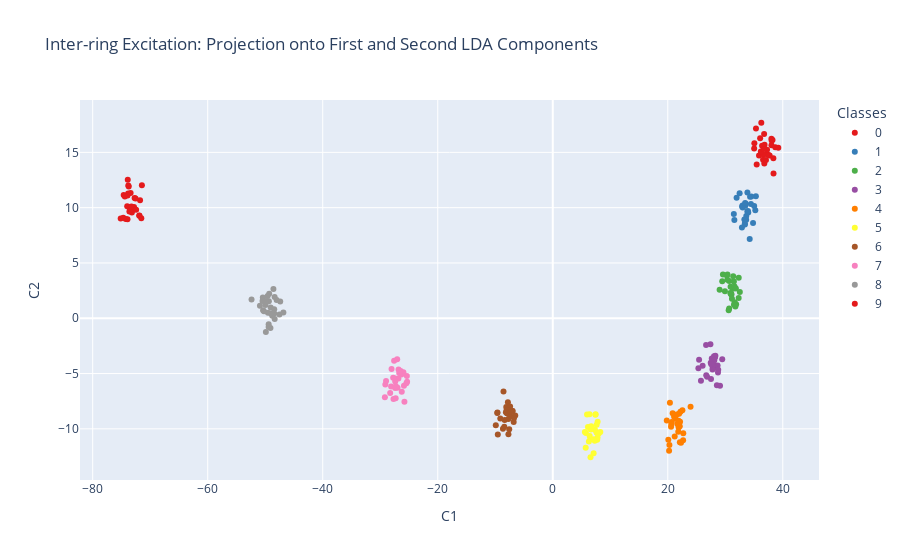

Notebook cell for this chart:
### Code cell
lda = LDA(n_components=2)
X_lda = lda.fit_transform(X_normalized, y)
df_lda = pd.DataFrame(data=X_lda, columns=['C1', 'C2'])
df_lda['target'] = y
df_lda = pd.DataFrame(data=X_lda, columns=['C1', 'C2'])
df_lda['target'] = y 
df_lda['target'] = df_lda['target'].astype(str)

fig = px.scatter(df_lda, x='C1', y='C2', color='target', 
                 color_discrete_sequence=px.colors.qualitative.Set1,
                 title='Inter-ring Excitation: Projection onto First and Second LDA Components',
                 labels={'target': 'Classes'},
                 hover_data={'C1': True, 'C2': True, 'target': True})
fig.update_layout(legend_title_text='Classes')
fig.show()

### Figure 1 — Plotly figure (JSON) as saved in the notebook; plotly's stock layout.template omitted (floating-point values rounded to 4 significant figures)
{"data": [{"customdata": [["0"], ["0"], ["0"], ["0"], ["0"], ["0"], ["0"], ["0"], ["0"], ["0"], ["0"], ["0"], ["0"], ["0"], ["0"], ["0"], ["0"], ["0"], ["0"], ["0"], ["0"], ["0"], ["0"], ["0"], ["0"], ["0"], ["0"], ["0"]], "hovertemplate": "Classes=%{customdata[0]}<br>C1=%{x}<br>C2=%{y}<extra></extra>", "legendgroup": "0", "marker": {"color": "rgb(228,26,28)", "symbol": "circle"}, "mode": "markers", "name": "0", "orientation": "v", "showlegend": true, "type": "scatter", "x": [35.02, 37.72, 36.79, 38.69, 37.22, 37.26, 35.87, 36.64, 37.53, 35.34, 38.02, 36.4, 38.21, 36.06, 36.75, 36.57, 38.36, 38.39, 39.22, 36.83, 36.18, 35.06, 35.46, 37.08, 36.26, 38.06, 38.03, 36.68], "xaxis": "x", "y": [15.36, 14.71, 13.99, 15.45, 14.85, 15.24, 14.71, 14.81, 14.77, 17.17, 16.24, 15.6, 16.12, 16.28, 16.67, 14.32, 14.47, 13.08, 15.42, 15.68, 15.08, 15.81, 13.91, 14.32, 17.68, 16.07, 15.64, 15.31], "yaxis": "y"}, {"customdata": [["1"], ["1"], ["1"], ["1"], ["1"], ["1"], ["1"], ["1"], ["1"], ["1"], ["1"], ["1"], ["1"], ["1"], ["1"], ["1"], ["1"], ["1"], ["1"], ["1"], ["1"], ["1"], ["1"], ["1"], ["1"], ["1"], ["1"], ["1"]], "hovertemplate": "Classes=%{customdata[0]}<br>C1=%{x}<br>C2=%{y}<extra></extra>", "legendgroup": "1", "marker": {"color": "rgb(55,126,184)", "symbol": "circle"}, "mode": "markers", "name": "1", "orientation": "v", "showlegend": true, "type": "scatter", "x": [34.31, 33.0, 33.85, 35.22, 33.41, 33.63, 34.46, 33.65, 33.39, 32.9, 34.83, 35.32, 31.97, 35.03, 33.99, 32.93, 33.02, 33.48, 34.25, 33.55, 33.83, 33.45, 33.32, 34.53, 32.49, 31.49, 33.94, 31.58], "xaxis": "x", "y": [10.99, 10.2, 11.37, 9.773, 8.488, 8.915, 10.32, 9.24, 8.573, 8.197, 8.619, 11.02, 10.89, 10.16, 9.561, 10.09, 10.02, 10.18, 7.168, 10.36, 9.662, 10.42, 8.929, 11.0, 11.3, 9.418, 9.69, 8.891], "yaxis": "y"}, {"customdata": [["2"], ["2"], ["2"], ["2"], ["2"], ["2"], ["2"], ["2"], ["2"], ["2"], ["2"], ["2"], ["2"], ["2"], ["2"], ["2"], ["2"], ["2"], ["2"], ["2"], ["2"], ["2"], ["2"], ["2"], ["2"], ["2"], ["2"], ["2"]], "hovertemplate": "Classes=%{customdata[0]}<br>C1=%{x}<br>C2=%{y}<extra></extra>", "legendgroup": "2", "marker": {"color": "rgb(77,175,74)", "symbol": "circle"}, "mode": "markers", "name": "2", "orientation": "v", "showlegend": true, "type": "scatter", "x": [30.59, 31.06, 30.68, 32.33, 31.88, 30.88, 29.94, 31.3, 31.06, 29.47, 31.63, 31.76, 32.53, 30.98, 30.27, 31.16, 30.92, 30.68, 30.38, 30.36, 31.61, 29.01, 32.34, 31.49, 31.51, 31.84, 31.38, 29.59], "xaxis": "x", "y": [0.7287, 2.191, 0.8894, 1.819, 1.266, 2.283, 2.431, 2.673, 2.126, 3.344, 1.44, 1.069, 2.368, 2.236, 3.859, 1.754, 2.859, 3.37, 3.954, 3.482, 2.87, 2.573, 3.651, 3.315, 1.214, 2.686, 3.807, 3.954], "yaxis": "y"}, {"customdata": [["3"], ["3"], ["3"], ["3"], ["3"], ["3"], ["3"], ["3"], ["3"], ["3"], ["3"], ["3"], ["3"], ["3"], ["3"], ["3"], ["3"], ["3"], ["3"], ["3"], ["3"], ["3"], ["3"], ["3"], ["3"], ["3"], ["3"], ["3"]], "hovertemplate": "Classes=%{customdata[0]}<br>C1=%{x}<br>C2=%{y}<extra></extra>", "legendgroup": "3", "marker": {"color": "rgb(152,78,163)", "symbol": "circle"}, "mode": "markers", "name": "3", "orientation": "v", "showlegend": true, "type": "scatter", "x": [28.28, 28.03, 28.66, 25.77, 28.04, 28.16, 26.66, 27.52, 26.83, 27.77, 28.2, 28.2, 27.82, 27.65, 25.44, 26.06, 28.09, 25.32, 27.78, 28.73, 28.54, 26.69, 27.47, 27.57, 27.41, 29.08, 29.47, 28.77], "xaxis": "x", "y": [-3.396, -4.258, -4.281, -5.653, -3.434, -4.444, -2.426, -5.49, -5.298, -4.057, -3.554, -3.502, -4.444, -3.641, -3.753, -4.304, -3.823, -4.517, -4.625, -4.912, -6.062, -5.145, -4.019, -4.158, -2.352, -6.112, -3.715, -4.649], "yaxis": "y"}, {"customdata": [["4"], ["4"], ["4"], ["4"], ["4"], ["4"], ["4"], ["4"], ["4"], ["4"], ["4"], ["4"], ["4"], ["4"], ["4"], ["4"], ["4"], ["4"], ["4"], ["4"], ["4"], ["4"], ["4"], ["4"], ["4"], ["4"], ["4"], ["4"]], "hovertemplate": "Classes=%{customdata[0]}<br>C1=%{x}<br>C2=%{y}<extra></extra>", "legendgroup": "4", "marker": {"color": "rgb(255,127,0)", "symbol": "circle"}, "mode": "markers", "name": "4", "orientation": "v", "showlegend": true, "type": "scatter", "x": [21.18, 22.2, 22.09, 22.3, 22.1, 19.83, 21.35, 20.37, 20.69, 20.09, 21.97, 21.11, 20.61, 21.88, 20.23, 21.82, 22.54, 22.14, 21.2, 21.57, 23.96, 20.57, 21.66, 20.28, 22.7, 21.87, 22.67, 20.85], "xaxis": "x", "y": [-8.838, -8.445, -9.768, -11.27, -11.21, -9.254, -9.087, -7.635, -9.381, -10.99, -8.633, -8.899, -9.558, -9.888, -11.98, -10.26, -8.313, -9.357, -10.69, -8.695, -8.004, -9.819, -9.561, -11.46, -10.41, -9.265, -11.03, -8.597], "yaxis": "y"}, {"customdata": [["5"], ["5"], ["5"], ["5"], ["5"], ["5"], ["5"], ["5"], ["5"], ["5"], ["5"], ["5"], ["5"], ["5"], ["5"], ["5"], ["5"], ["5"], ["5"], ["5"], ["5"], ["5"], ["5"], ["5"], ["5"], ["5"], ["5"], ["5"]], "hovertemplate": "Classes=%{customdata[0]}<br>C1=%{x}<br>C2=%{y}<extra></extra>", "legendgroup": "5", "marker": {"color": "rgb(255,255,51)", "symbol": "circle"}, "mode": "markers", "name": "5", "orientation": "v", "showlegend": true, "type": "scatter", "x": [6.681, 5.768, 6.547, 7.666, 7.339, 5.957, 6.565, 6.617, 7.728, 7.802, 7.306, 5.588, 5.73, 7.602, 7.628, 8.001, 7.102, 6.533, 6.121, 6.397, 6.282, 7.457, 7.784, 6.684, 6.42, 8.267, 7.082, 7.411], "xaxis": "x", "y": [-9.764, -10.39, -9.846, -10.36, -10.09, -8.714, -12.57, -10.06, -10.98, -9.36, -11.09, -10.28, -11.72, -10.31, -9.633, -10.42, -12.2, -10.95, -9.844, -8.682, -11.14, -8.681, -10.78, -9.876, -10.64, -10.29, -10.95, -8.719], "yaxis": "y"}, {"customdata": [["6"], ["6"], ["6"], ["6"], ["6"], ["6"], ["6"], ["6"], ["6"], ["6"], ["6"], ["6"], ["6"], ["6"], ["6"], ["6"], ["6"], ["6"], ["6"], ["6"], ["6"], ["6"], ["6"], ["6"], ["6"], ["6"], ["6"], ["6"]], "hovertemplate": "Classes=%{customdata[0]}<br>C1=%{x}<br>C2=%{y}<extra></extra>", "legendgroup": "6", "marker": {"color": "rgb(166,86,40)", "symbol": "circle"}, "mode": "markers", "name": "6", "orientation": "v", "showlegend": true, "type": "scatter", "x": [-7.816, -7.982, -9.616, -8.083, -8.662, -7.8, -8.566, -7.022, -7.557, -9.125, -7.418, -7.36, -9.904, -7.571, -6.524, -7.64, -8.365, -8.026, -7.718, -6.797, -6.984, -9.646, -8.146, -9.554, -6.737, -7.708, -7.325, -8.429], "xaxis": "x", "y": [-8.619, -8.588, -8.526, -8.019, -9.985, -7.607, -6.63, -8.394, -8.199, -9.065, -7.974, -8.858, -9.669, -10.04, -8.787, -8.355, -9.204, -8.289, -9.104, -9.373, -8.386, -8.563, -8.495, -10.52, -9.026, -10.5, -8.479, -9.814], "yaxis": "y"}, {"customdata": [["7"], ["7"], ["7"], ["7"], ["7"], ["7"], ["7"], ["7"], ["7"], ["7"], ["7"], ["7"], ["7"], ["7"], ["7"], ["7"], ["7"], ["7"], ["7"], ["7"], ["7"], ["7"], ["7"], ["7"], ["7"], ["7"], ["7"], ["7"]], "hovertemplate": "Classes=%{customdata[0]}<br>C1=%{x}<br>C2=%{y}<extra></extra>", "legendgroup": "7", "marker": {"color": "rgb(247,129,191)", "symbol": "circle"}, "mode": "markers", "name": "7", "orientation": "v", "showlegend": true, "type": "scatter", "x": [-28.99, -25.87, -28.27, -29.11, -25.37, -28.03, -27.59, -25.33, -26.32, -27.32, -26.81, -26.84, -26.98, -27.41, -25.79, -28.11, -25.46, -26.46, -27.7, -27.4, -25.97, -29.19, -27.39, -27.75, -26.7, -27.28, -26.26, -27.05], "xaxis": "x", "y": [-5.682, -6.111, -6.762, -5.996, -5.225, -4.581, -3.842, -5.753, -5.08, -7.226, -4.634, -5.457, -6.276, -5.444, -7.559, -6.18, -5.884, -4.77, -7.296, -6.307, -4.883, -7.146, -5.726, -5.373, -4.952, -6.148, -6.656, -3.709], "yaxis": "y"}, {"customdata": [["8"], ["8"], ["8"], ["8"], ["8"], ["8"], ["8"], ["8"], ["8"], ["8"], ["8"], ["8"], ["8"], ["8"], ["8"], ["8"], ["8"], ["8"], ["8"], ["8"], ["8"], ["8"], ["8"], ["8"], ["8"], ["8"], ["8"], ["8"]], "hovertemplate": "Classes=%{customdata[0]}<br>C1=%{x}<br>C2=%{y}<extra></extra>", "legendgroup": "8", "marker": {"color": "rgb(153,153,153)", "symbol": "circle"}, "mode": "markers", "name": "8", "orientation": "v", "showlegend": true, "type": "scatter", "x": [-49.31, -49.09, -47.39, -50.42, -49.4, -48.78, -49.05, -48.36, -47.52, -49.37, -49.59, -49.89, -49.88, -48.02, -49.95, -48.58, -49.41, -50.47, -48.36, -49.53, -50.23, -50.92, -50.37, -52.38, -48.43, -46.84, -49.0, -48.44], "xaxis": "x", "y": [2.207, -0.8848, 1.52, 1.865, -0.5512, 0.2172, 0.9652, -0.06726, 0.3314, 1.548, 2.013, -1.247, 1.55, 1.656, 1.202, 2.647, -0.791, 1.558, 1.912, 0.4856, 0.6263, 1.125, 0.7295, 1.695, 0.4239, 0.5283, 0.4381, 0.8114], "yaxis": "y"}, {"customdata": [["9"], ["9"], ["9"], ["9"], ["9"], ["9"], ["9"], ["9"], ["9"], ["9"], ["9"], ["9"], ["9"], ["9"], ["9"], ["9"], ["9"], ["9"], ["9"], ["9"], ["9"], ["9"], ["9"], ["9"], ["9"], ["9"], ["9"], ["9"]], "hovertemplate": "Classes=%{customdata[0]}<br>C1=%{x}<br>C2=%{y}<extra></extra>", "legendgroup": "9", "marker": {"color": "rgb(228,26,28)", "symbol": "circle"}, "mode": "markers", "name": "9", "orientation": "v", "showlegend": true, "type": "scatter", "x": [-73.63, -73.84, -73.94, -74.26, -73.95, -73.53, -71.77, -71.86, -75.13, -73.9, -72.71, -73.22, -73.19, -74.61, -72.55, -74.0, -71.91, -73.81, -71.55, -72.81, -71.45, -74.68, -73.61, -73.26, -72.45, -74.41, -73.74, -73.41], "xaxis": "x", "y": [10.02, 11.29, 11.1, 8.964, 8.962, 10.03, 10.68, 9.276, 9.025, 12.53, 10.88, 9.706, 9.566, 11.15, 10.83, 10.13, 9.294, 11.99, 9.04, 10.07, 12.02, 9.095, 9.648, 10.1, 9.807, 11.02, 11.91, 11.32], "yaxis": "y"}], "layout": {"legend": {"title": {"text": "Classes"}, "tracegroupgap": 0}, "title": {"text": "Inter-ring Excitation: Projection onto First and Second LDA Components"}, "xaxis": {"anchor": "y", "domain": [0, 1], "title": {"text": "C1"}}, "yaxis": {"anchor": "x", "domain": [0, 1], "title": {"text": "C2"}}}}
